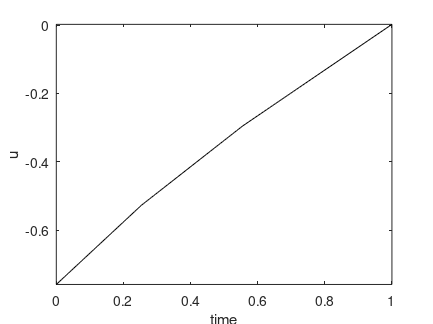
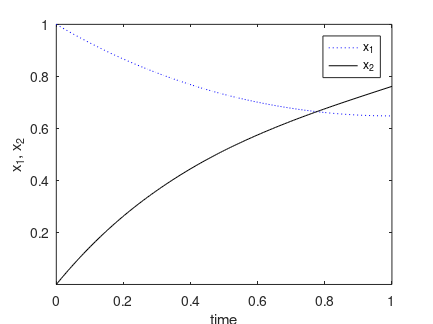

These charts were generated, in order, by the following MATLAB code:
load optimprofiles tplot uplot xplot

% ploting
%..........................................................................
plot(tplot,uplot,'k')
title('')
xlabel('time')
ylabel('u')
axis tight
set(1,'PaperUnits','centimeters')
set(1,'PaperPosition',[3 10 11 8.25])

print -depsc u.eps
pause

plot(tplot,xplot(:,1),'b:',tplot,xplot(:,2),'k-')
title('')
xlabel('time')
ylabel('x_1, x_2')
legend('x_1','x_2')
axis tight
set(1,'PaperUnits','centimeters')
set(1,'PaperPosition',[3 10 11 8.25])

print -depsc x.eps
pause
close
%..........................................................................